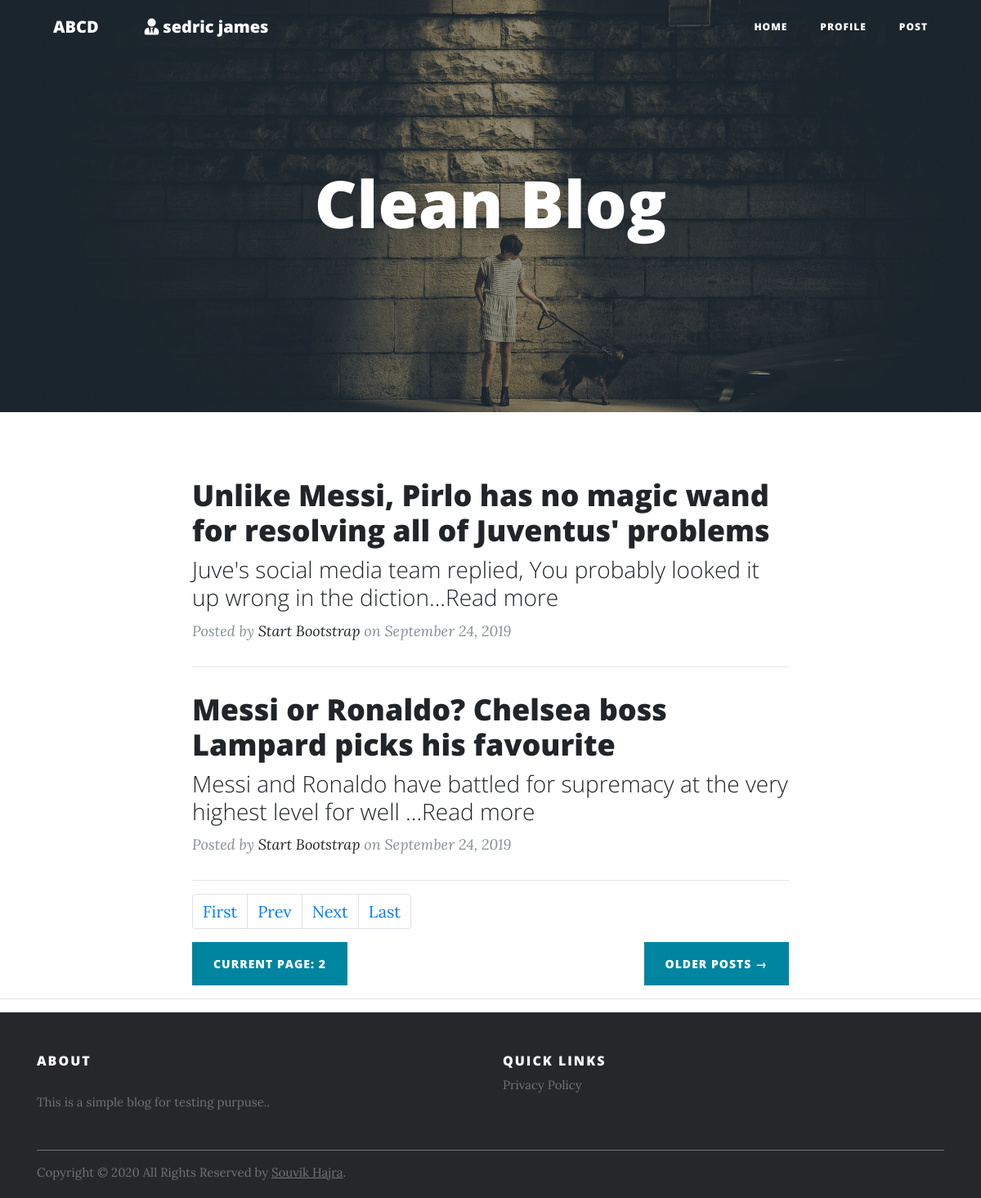
Screenshot of /myblog.php?pageno=2 (signed in) with the database file from the repository.
### tables this page shows
CREATE TABLE `blogs` (
  `blg_id` int(11) NOT NULL,
  `blg_cat_id` int(11) NOT NULL,
  `blg_title` varchar(100) NOT NULL,
  `blg_description` mediumtext NOT NULL,
  `blg_u_id` int(11) NOT NULL,
  `blg_created_time` datetime NOT NULL DEFAULT CURRENT_TIMESTAMP
);

### security.php (called while the page is built, shortened)
<?php
class Encryption{
    public static function safe_b64encode($string='') {
        $data = base64_encode($string);
        $data = str_replace(['+','/','='],['-','_',''],$data);
        return $data;
    }
    public static function encode($value=false){
        $iv_size = openssl_cipher_iv_length('aes-256-cbc');
        $iv = openssl_random_pseudo_bytes($iv_size);
        $crypttext = openssl_encrypt($value, 'aes-256-cbc', 'your security cipherSeed', OPENSSL_RAW_DATA, $iv);
        return self::safe_b64encode($iv.$crypttext);
    }
}
?>

### myblog.php (the view, shortened to what this page needs)
<!DOCTYPE html>
<html lang="en">
<head>
  <link href="vendor/bootstrap/css/bootstrap.min.css" rel="stylesheet">
  <link href="vendor/fontawesome-free/css/all.min.css" rel="stylesheet" type="text/css">
  <link href="css/clean-blog.min.css" rel="stylesheet">
</head>
<body>
 <?php include('dataconfig.php'); ?>
 <?php include('security.php'); ?>
   <nav class="navbar navbar-expand-lg navbar-light fixed-top" id="mainNav">
    <div class="container">
      <a class="navbar-brand" href="index.php">ABCD</a>
      <a class="navbar-brand disabledah" href="index.php"><?php echo ((!isset($_SESSION['u_name']) || $_SESSION['u_name'] == '') ? "" : "<i class='fas fa-user-tie'></i>  ".$_SESSION['u_name']); ?></a>
      <div class="collapse navbar-collapse" id="navbarResponsive">
        <ul class="navbar-nav ml-auto">
          <li class="nav-item">
            <a class="nav-link" href="index.php">Home</a>
          </li>
          <?php
            if (!isset($_SESSION['u_id']) || $_SESSION['u_id'] == ''){
          ?>
          <li class="nav-item">
            <a class="nav-link" href="login.php">Login</a>
          </li>
          <?php
          }else{
         ?>
          <li class="nav-item">
            <a class="nav-link" href="profile.php">Profile</a>
          </li>
        <?php
          }
          ?>
          <?php
            if (isset($_SESSION['u_id'])){
          ?>
          <li class="nav-item">
            <a class="nav-link" href="createpost.php">Post</a>
          </li>
          <?php
          }
          ?>
        </ul>
      </div>
    </div>
  </nav>
  <header class="masthead" style="background-image: url('img/mypost.jpg')">
    <div class="overlay"></div>
    <div class="container">
      <div class="row">
        <div class="col-lg-8 col-md-10 mx-auto">
          <div class="site-heading">
            <h1>Clean Blog</h1>
          </div>
        </div>
      </div>
    </div>
  </header>
  <div class="container">
    <div class="row">
      <div class="col-lg-8 col-md-10 mx-auto">
      	<?php
      		if (isset($_GET['pageno'])) {
		        $pageno = $_GET['pageno'];
		    } else {
		        $pageno = 1;
		    }
		    $no_of_records_per_page = 2;
		    $offset = ($pageno-1) * $no_of_records_per_page;
          $blguserid = $_SESSION['u_id'];
      		$total_pages_sql = "SELECT COUNT(*) FROM blogs where blg_u_id = '".$blguserid."'";
	        $result = mysqli_query($conn,$total_pages_sql);
	        $total_rows = mysqli_fetch_array($result)[0];
	        $total_pages = ceil($total_rows / $no_of_records_per_page);
	        $sql = "SELECT * FROM blogs where blg_u_id = '".$blguserid."' LIMIT $offset, $no_of_records_per_page";
	        $res_data = mysqli_query($conn,$sql);
	        while($row = mysqli_fetch_array($res_data)){
	            $resultset[]=$row;
	        }
      	?>
		<?php foreach($resultset as $values):?>
			<?php
				$pass_get = $values['blg_id'];
				$base64_crypt = Encryption::encode($pass_get);
		?>
        <div class="post-preview">
          <a href="full.php?varname=<?php echo $base64_crypt ?>">
            <h2 class="post-title">
              <?php echo $values['blg_title']; ?>
            </h2>
            <h3 class="post-subtitle">
              <?php
               $string = $values['blg_description'];
               $first400 = substr($string, 0, 80);
               $first400 = $first400."...Read more";
               echo $first400;
              ?>
            </h3>
          </a>
          <p class="post-meta">Posted by
            <a href="#">Start Bootstrap</a>
            on September 24, 2019</p>
        </div>
        <hr>
        <?php endforeach;?>
       <ul class="pagination">
        <li class="page-item"><a class="page-link" href="?pageno=1">First</a></li>
        <li class="<?php if($pageno <= 1){ echo 'disabled'; } ?> page-item">
            <a class="page-link" href="<?php if($pageno <= 1){ echo '#'; } else { echo "?pageno=".($pageno - 1); } ?>">Prev</a>
        </li>
        <li class="<?php if($pageno >= $total_pages){ echo 'disabled'; } ?> page-item">
            <a class="page-link" href="<?php if($pageno >= $total_pages){ echo '#'; } else { echo "?pageno=".($pageno + 1); } ?>">Next</a>
        </li>
        <li class="page-item"><a class="page-link" href="?pageno=<?php echo $total_pages; ?>">Last</a></li>
       </ul>
        <div class="clearfix">
          <a id="link" class="btn btn-primary float-left disabledah">current page: <?php echo $pageno; ?></a>
          <a class="btn btn-primary float-right" href="#">Older Posts &rarr;</a>
        </div>
      </div>
    </div>
  </div>
  <hr>
  <footer class="site-footer">
      <div class="container">
        <div class="row">
          <div class="col-sm-12 col-md-6">
            <h6>About</h6>
            <p class="text-justify">This is a simple blog for testing purpuse..</p>
          </div>
          <div class="col-xs-6 col-md-6">
            <h6>Quick Links</h6>
            <ul class="footer-links">
              <li><a href="http://localhost/juniarblog/privacy.php">Privacy Policy</a></li>
            </ul>
          </div>
        </div>
        <hr>
      </div>
      <div class="container">
        <div class="row">
          <div class="col-md-8 col-sm-6 col-xs-12">
            <p class="copyright-text">Copyright &copy; 2020 All Rights Reserved by
         <a href="#">Souvik Hajra</a>.
            </p>
          </div>
        </div>
      </div>
</footer>
</body>
</html>

### myblog.php (style rules this page uses)
.disabledah { pointer-events: none; cursor: default; }
#link { color: #fff; }
.site-footer { background-color:#26272b; padding:45px 0 20px; font-size:15px; line-height:24px; color:#737373; }
.site-footer hr { border-top-color:#bbb; opacity:0.5 }
.site-footer h6 { color:#fff; font-size:16px; text-transform:uppercase; margin-top:5px; letter-spacing:2px }
.site-footer a { color:#737373; }
.footer-links { padding-left:0; list-style:none }
.footer-links li { display:block }
.footer-links a { color:#737373 }
.copyright-text { margin:0 }

### rows the page displays
blogs: blg_title "Unlike Messi, Pirlo has no magic wand for resolving all of Juventus' problems", first400 "Juve's social media team replied, You probably looked it up wrong in the diction...Read more"
blogs: blg_title "Messi or Ronaldo? Chelsea boss Lampard picks his favourite", first400 "Messi and Ronaldo have battled for supremacy at the very highest level for well ...Read more"

### other values shown
$_SESSION['u_name'] "sedric james"
$pageno "2"
